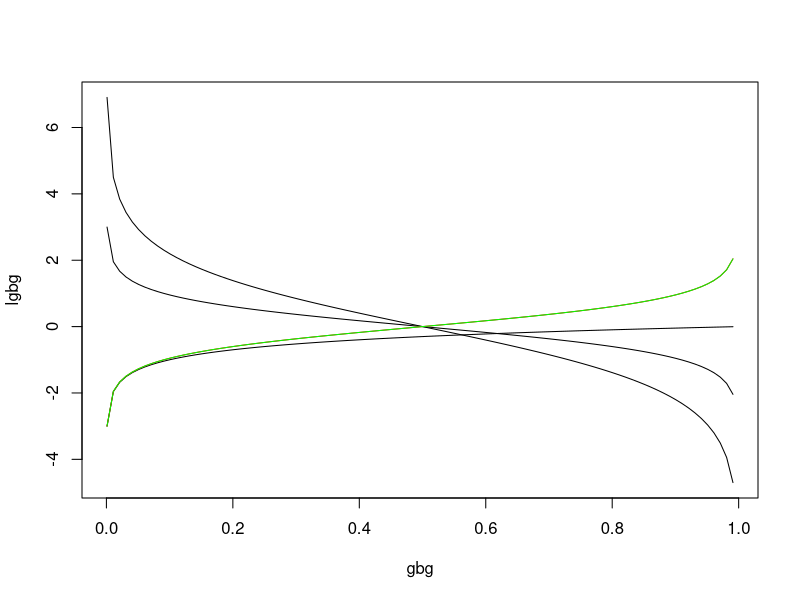

R code for this plot:
gbg = seq(.001,.995,.01)

lgbg = log((1-gbg)/gbg)

l10gbg = log(gbg, base = 10)

lt10gbg = log(((1-gbg)/gbg),base = 10)

lt10gbg2 = log((gbg/(1-gbg)), base = 10)

lt10gbg3 = log((gbg/(1-gbg)))/log(10)

plot(gbg, lgbg, type = "l")
lines(gbg, l10gbg)
lines(gbg, lt10gbg)
lines(gbg, lt10gbg2, col = 'red')
lines(gbg, lt10gbg3, col = 'green')
